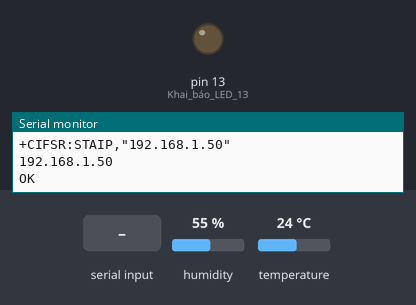
The sketch below on a simulated Arduino Mega 2560, built with avr-gcc and run on an emulated ATmega2560. On the bench: output pins drawn as LEDs (lit = HIGH), the last lines printed to the serial monitor. The inputs (shaded band) are chosen by the test bench; at power-on: humidity 55 %, temperature 24 °C. The modem accepts every AT command (registered, SIM ready, sends succeed) and sends nothing else.

Above: at 12.2 s.
12.3 s: "LED=ON" received over the second serial link
At 13.9 s:
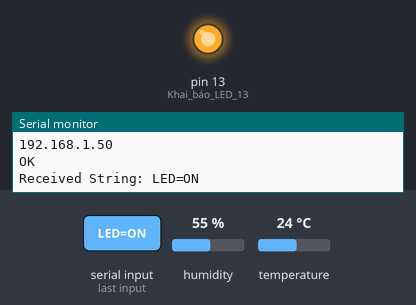
Timing chart, 0 to 15.4 s (numbered marks = the images above; inputs shaded):
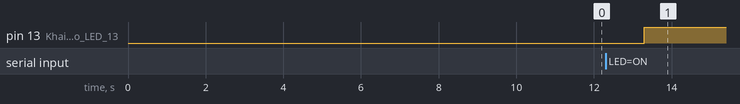

The sketch:

webserver-arduino-esp01-ATcommands.ino
```cpp
#include <SoftwareSerial.h>
#include <DHT.h>

#define DEBUG false
const int DHTPIN = 9; //Chân đọc dữ liệu từ DHT
const int DHTTYPE = DHT22; //Chọn kiểu cảm biên (DHT11 hoặc DHT22))
DHT dht(DHTPIN, DHTTYPE);

SoftwareSerial Serial1(2, 3); //  10-RX, 11-TX

//Đoạn Code HTML sẽ hiển thị lên trình duyệt.
String html =
"<html>\
  <head>\
<title>ESP8266 Webserver</title>\
  </head>\
  <body>\
  <h1>ARDUINO STATER</h1>\
  <a>LED  </a>\
  <a href=\"/LED=ON\">ON </a>\
  <a href=\"/LED=OFF\">OFF </a><br>\
  </body>\
</html>";

void setup()
{
  Serial.begin(9600);    //Khởi động Serial Monitor
  Serial1.begin(115200); //Khởi động UART kết nối ESP-01
  pinMode(13,OUTPUT);    //Khai báo LED 13
  digitalWrite(13,LOW);  //Tắt LED 13

  sendData("AT+RST\r\n",2000,DEBUG); // reset module
  sendData("AT+CWMODE=2\r\n",1000,DEBUG); // Khai báo ESP-01 là Access Point
  sendData("AT+CWSAP=\"CONTROL\",\"12345678\",5,3\r\n",5000,DEBUG); //Tạo điểm phát Wifi với ID và Pass.
  sendData("AT+CIFSR\r\n",1000,true); //Hiện IP của ESP-01
  sendData("AT+CIPMUX=1\r\n",1000,DEBUG); // configure for multiple connections
  sendData("AT+CIPSERVER=1,80\r\n",1000,DEBUG); // turn on server on port 80
}

void loop()
{
  String IncomingString="";
  boolean StringReady = false;
  while(Serial1.available())
  {
    IncomingString=Serial1.readString();
    StringReady= true;
    if (StringReady){
    Serial.println("Received String: " + IncomingString);
      if (IncomingString.indexOf("LED=ON") != -1)
      {
        digitalWrite(13,HIGH);
      }

      if (IncomingString.indexOf("LED=OFF") != -1)
      {
        digitalWrite(13,LOW);
      }
      else
      {
        String webpage = "<h1>Hello World</h1><a href=\"\">link text</a>";
        espsend(html);
        float temp = dht.readTemperature();
        float humi = dht.readHumidity();
        if (isnan(temp) || isnan(humi))
        {
          String c="sensor is not conneted";
          espsend(c);
        }

        else
        {
          String add1="<h4>Temperature=</h4>";
          add1+=  String(temp);
          add1+="&#x2103";   //////////Hex code for degree celcius
          add1+="<h4>Humidityh=</h4>";
          add1+=  String(humi);
          add1+="%";   //////////Hex code for degree celcius
          espsend(add1);
        }
      }

      String closeCommand = "AT+CIPCLOSE=0\r\n";  //Lệnh ngắt đóng kết nối với thiết bị
      sendData(closeCommand,3000,DEBUG);
    }
  }
}

  //////////////////////////////sends data from ESP to webpage///////////////////////////

 void espsend(String d)
  {
    String cipSend = " AT+CIPSEND=0,";
    cipSend +=d.length();
    cipSend +="\r\n";
    sendData(cipSend,1000,DEBUG);
    sendData(d,1000,DEBUG);
  }

//////////////gets the data from esp and displays in serial monitor///////////////////////
String sendData(String command, const int timeout, boolean debug)
{
  String response = "";
  Serial1.print(command);
  long int time = millis();
  while( (time+timeout) > millis())
  {
    while(Serial1.available())
      {
         char c = Serial1.read(); // read the next character.
         response+=c;
      }
  }

  if(debug)
    {
    Serial.print("Response ="+response); //displays the esp response messages in arduino Serial monitor
    }
  return response;
}
```

Measured:
- after the input at 12.3 s, pin 13 (Khai_báo_LED_13): LOW → HIGH after 1.0 s
